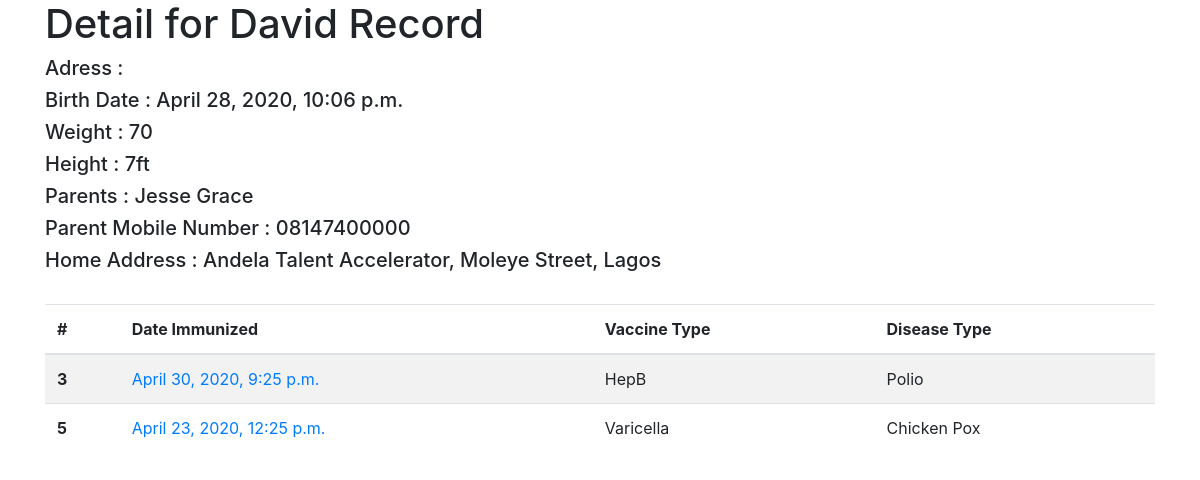
/third, run on the app's committed database.
### hospital/models.py (models this page shows, shortened)
class Record(models.Model):
    slug = models.SlugField()
    first_name = models.CharField(max_length = 200)
    last_name = models.CharField(max_length = 200)
    birth_date = models.DateTimeField()
    weight = models.CharField(max_length=10)
    height = models.CharField(max_length=10)
    parent_name = models.CharField(max_length=200)
    parent_mobile = models.CharField(max_length=16)
    home_address = models.CharField(max_length=300)
    @property
    def schedules(self):
        return self.schedule_set.all().order_by('position')

class Schedule(models.Model):
    slug = models.SlugField()
    date_immunized =  models.DateTimeField()
    initial_date = models.DateTimeField()
    record = models.ForeignKey(Record, on_delete = models.SET_NULL, null =True)
    disease_type = models.CharField(max_length = 30)
    vaccine_type = models.CharField(max_length=30)
    position = models.IntegerField()
    def get_absolute_url(self):
        return reverse("hospital:record-detail", kwargs={
            'record_slug': self.record.slug,
            'schedule_slug':self.slug,
            })

### hospital/views.py (the view)
# urls.py: path('<slug>', RecordDetailView.as_view(), name="detail"),
class RecordDetailView(DetailView):
    model = Record

### hospital/templates/hospital/record_detail.html
{% extends 'hospital/base.html' %} {% block content %}
<h1> Detail for {{ object.first_name }} Record </h1>
<h5>Adress :</h5>
<h5> Birth Date : {{object.birth_date}} </h5>
<h5> Weight : {{object.weight }}</h5>
<h5>Height : {{ object.height }}</h5>
<h5> Parents : {{ object.parent_name }} </h5>
<h5> Parent Mobile Number : {{ object.parent_mobile}}</h5>
<h5>Home Address : {{object.home_address}}</h5>
<br>
<table class="table table-striped">
    <thead>
        <tr>
            <th scope="col">#</th>
            <th scope="col">Date Immunized</th>
            <th scope="col">Vaccine Type</th>
            <th scope="col">Disease Type</th>
        </tr>
    </thead>
    <tbody>
        {% for schedule in object.schedules %}
        <tr>
            <th scope="row">{{schedule.position}}</th>
            <td> <a href="{{ schedule.get_absolute_url }}">{{ schedule.date_immunized }}</a></td>
            <td> {{ schedule.vaccine_type }}</td>
            <td> {{ schedule.disease_type }}</td>
        </tr>
        {% endfor%}
    </tbody>
</table>
{% endblock %}

### data on the page
Record: first_name "David", birth_date "April 28, 2020, 10:06 p.m.", weight "70", height "7ft", parent_name "Jesse Grace", parent_mobile "08147400000", home_address "Andela Talent Accelerator, Moleye Street, Lagos"
Schedule: position "3", date_immunized "April 30, 2020, 9:25 p.m.", vaccine_type "HepB", disease_type "Polio"
Schedule: position "5", date_immunized "April 23, 2020, 12:25 p.m.", vaccine_type "Varicella", disease_type "Chicken Pox"
